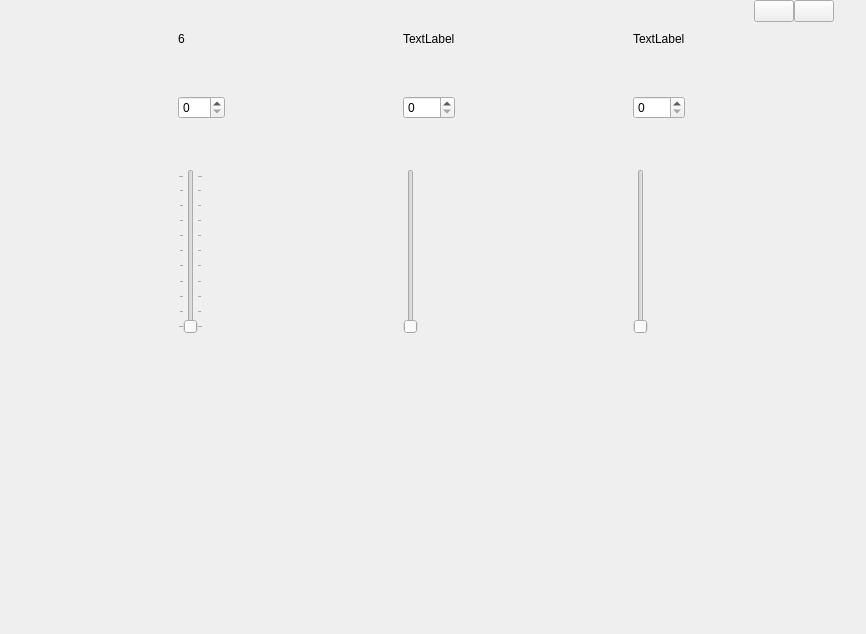
<?xml version="1.0" encoding="UTF-8"?>
<ui version="4.0">
 <class>Form</class>
 <widget class="QWidget" name="Form">
  <property name="geometry">
   <rect>
    <x>0</x>
    <y>0</y>
    <width>866</width>
    <height>634</height>
   </rect>
  </property>
  <property name="windowTitle">
   <string>Form</string>
  </property>
  <property name="windowOpacity">
   <double>1.000000000000000</double>
  </property>
  <layout class="QVBoxLayout" name="verticalLayout" stretch="1,23">
   <property name="spacing">
    <number>0</number>
   </property>
   <property name="leftMargin">
    <number>0</number>
   </property>
   <property name="topMargin">
    <number>0</number>
   </property>
   <property name="rightMargin">
    <number>0</number>
   </property>
   <property name="bottomMargin">
    <number>0</number>
   </property>
   <item>
    <layout class="QHBoxLayout" name="horizontalLayout">
     <item>
      <spacer name="horizontalSpacer">
       <property name="orientation">
        <enum>Qt::Horizontal</enum>
       </property>
       <property name="sizeHint" stdset="0">
        <size>
         <width>40</width>
         <height>20</height>
        </size>
       </property>
      </spacer>
     </item>
     <item>
      <widget class="QPushButton" name="pushButton_3">
       <property name="text">
        <string/>
       </property>
       <property name="icon">
        <iconset>
         <normaloff>Free my WW_UI/UI窗口控件图标/标题栏图标/chevron-down.png</normaloff>Free my WW_UI/UI窗口控件图标/标题栏图标/chevron-down.png</iconset>
       </property>
      </widget>
     </item>
     <item>
      <widget class="QPushButton" name="pushButton">
       <property name="text">
        <string/>
       </property>
       <property name="icon">
        <iconset>
         <normaloff>Free my WW_UI/UI窗口控件图标/标题栏图标/maximise.png</normaloff>Free my WW_UI/UI窗口控件图标/标题栏图标/maximise.png</iconset>
       </property>
      </widget>
     </item>
     <item>
      <widget class="QPushButton" name="pushButton_2">
       <property name="styleSheet">
        <string notr="true">/* 基础颜色设置 */
QPushButton {
    background: transparent;  /* 透明背景 */
    border: none;            /* 移除默认边框 */
}
/* 悬停状态 */
QPushButton:hover {
    background-color: red;	/*悬停为红色*/
}

/* 按下状态 */
QPushButton:pressed {
    background-color: ;
}</string>
       </property>
       <property name="text">
        <string/>
       </property>
       <property name="icon">
        <iconset>
         <normaloff>Free my WW_UI/UI窗口控件图标/标题栏图标/cancel.png</normaloff>Free my WW_UI/UI窗口控件图标/标题栏图标/cancel.png</iconset>
       </property>
      </widget>
     </item>
    </layout>
   </item>
   <item>
    <layout class="QVBoxLayout" name="verticalLayout_3">
     <item>
      <layout class="QGridLayout" name="gridLayout">
       <property name="topMargin">
        <number>10</number>
       </property>
       <property name="bottomMargin">
        <number>300</number>
       </property>
       <property name="verticalSpacing">
        <number>50</number>
       </property>
       <item row="6" column="3">
        <widget class="QSlider" name="verticalSlider">
         <property name="orientation">
          <enum>Qt::Vertical</enum>
         </property>
        </widget>
       </item>
       <item row="6" column="1">
        <widget class="QSlider" name="verticalSlider_2">
         <property name="orientation">
          <enum>Qt::Vertical</enum>
         </property>
        </widget>
       </item>
       <item row="3" column="1">
        <widget class="QSpinBox" name="spinBox_3">
         <property name="maximum">
          <number>100</number>
         </property>
        </widget>
       </item>
       <item row="6" column="0">
        <widget class="QSlider" name="verticalSlider_3">
         <property name="focusPolicy">
          <enum>Qt::NoFocus</enum>
         </property>
         <property name="contextMenuPolicy">
          <enum>Qt::PreventContextMenu</enum>
         </property>
         <property name="toolTipDuration">
          <number>3</number>
         </property>
         <property name="orientation">
          <enum>Qt::Vertical</enum>
         </property>
         <property name="tickPosition">
          <enum>QSlider::TicksBothSides</enum>
         </property>
        </widget>
       </item>
       <item row="3" column="3">
        <widget class="QSpinBox" name="spinBox">
         <property name="maximum">
          <number>100</number>
         </property>
        </widget>
       </item>
       <item row="1" column="1">
        <widget class="QLabel" name="label_2">
         <property name="text">
          <string>TextLabel</string>
         </property>
        </widget>
       </item>
       <item row="1" column="0">
        <widget class="QLabel" name="label_3">
         <property name="text">
          <string>6</string>
         </property>
        </widget>
       </item>
       <item row="3" column="0">
        <widget class="QSpinBox" name="spinBox_2">
         <property name="maximum">
          <number>100</number>
         </property>
        </widget>
       </item>
       <item row="1" column="3">
        <widget class="QLabel" name="label">
         <property name="text">
          <string>TextLabel</string>
         </property>
        </widget>
       </item>
      </layout>
     </item>
    </layout>
   </item>
  </layout>
 </widget>
 <resources/>
 <connections>
  <connection>
   <sender>spinBox_2</sender>
   <signal>valueChanged(int)</signal>
   <receiver>verticalSlider_3</receiver>
   <slot>setValue(int)</slot>
   <hints>
    <hint type="sourcelabel">
     <x>189</x>
     <y>111</y>
    </hint>
    <hint type="destinationlabel">
     <x>185</x>
     <y>194</y>
    </hint>
   </hints>
  </connection>
  <connection>
   <sender>spinBox_3</sender>
   <signal>valueChanged(int)</signal>
   <receiver>verticalSlider_2</receiver>
   <slot>setValue(int)</slot>
   <hints>
    <hint type="sourcelabel">
     <x>423</x>
     <y>111</y>
    </hint>
    <hint type="destinationlabel">
     <x>420</x>
     <y>223</y>
    </hint>
   </hints>
  </connection>
  <connection>
   <sender>spinBox</sender>
   <signal>valueChanged(int)</signal>
   <receiver>verticalSlider</receiver>
   <slot>setValue(int)</slot>
   <hints>
    <hint type="sourcelabel">
     <x>665</x>
     <y>115</y>
    </hint>
    <hint type="destinationlabel">
     <x>640</x>
     <y>212</y>
    </hint>
   </hints>
  </connection>
  <connection>
   <sender>verticalSlider_3</sender>
   <signal>valueChanged(int)</signal>
   <receiver>spinBox_2</receiver>
   <slot>setValue(int)</slot>
   <hints>
    <hint type="sourcelabel">
     <x>185</x>
     <y>207</y>
    </hint>
    <hint type="destinationlabel">
     <x>210</x>
     <y>116</y>
    </hint>
   </hints>
  </connection>
  <connection>
   <sender>verticalSlider_2</sender>
   <signal>valueChanged(int)</signal>
   <receiver>spinBox_3</receiver>
   <slot>setValue(int)</slot>
   <hints>
    <hint type="sourcelabel">
     <x>417</x>
     <y>272</y>
    </hint>
    <hint type="destinationlabel">
     <x>419</x>
     <y>109</y>
    </hint>
   </hints>
  </connection>
  <connection>
   <sender>verticalSlider</sender>
   <signal>valueChanged(int)</signal>
   <receiver>spinBox</receiver>
   <slot>setValue(int)</slot>
   <hints>
    <hint type="sourcelabel">
     <x>644</x>
     <y>264</y>
    </hint>
    <hint type="destinationlabel">
     <x>682</x>
     <y>117</y>
    </hint>
   </hints>
  </connection>
 </connections>
</ui>
